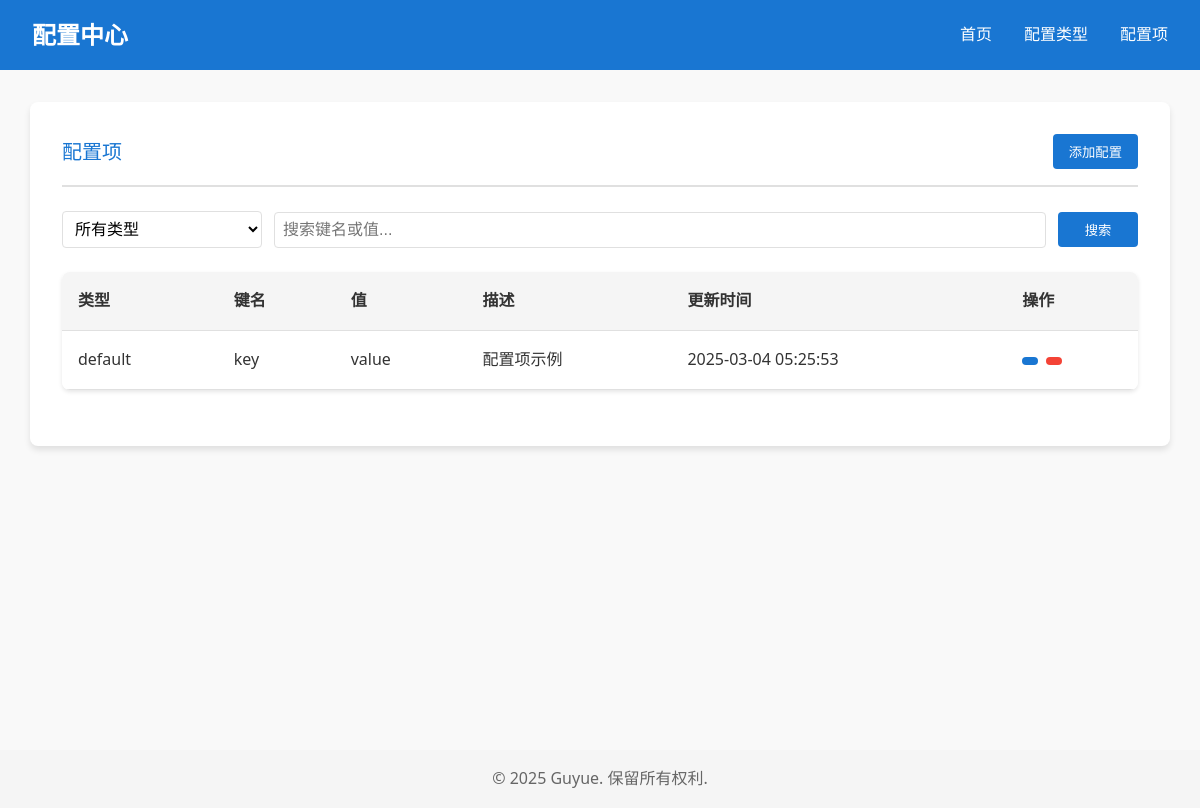
Screenshot of /page/configs with the database file from the repository.
### app/models/config.py (models this page shows, shortened)
class Config(Base):
    __tablename__ = "configs"
    config_id = Column(Integer, primary_key=True, index=True, autoincrement=True)
    type_id = Column(Integer, ForeignKey("types.type_id"), nullable=False)
    key = Column(String, index=True, nullable=False)
    value = Column(String, nullable=False)
    key_description = Column(String, nullable=True)
    created_at = Column(DateTime, default=func.now())
    updated_at = Column(DateTime, default=func.now(), onupdate=func.now())
    type = relationship("Type", back_populates="configs")
    __table_args__ = (
        UniqueConstraint('type_id', 'key', name='uix_type_key'),
    )

### app/models/type.py (models this page shows, shortened)
class Type(Base):
    __tablename__ = "types"
    type_id = Column(Integer, primary_key=True, index=True, autoincrement=True)
    type_name = Column(String, unique=True, index=True, nullable=False)
    description = Column(String, nullable=True)
    created_at = Column(DateTime, default=func.now())
    configs = relationship("Config", back_populates="type", cascade="all, delete-orphan")

### app/api/pages.py (the view)
@page_router.get("/configs", response_class=HTMLResponse)
async def configs_page(
    request: Request,
    type_name: Optional[str] = None,
    key: Optional[str] = None,
    value: Optional[str] = None,
    db: AsyncSession = Depends(get_db)
):
    query = select(Config, Type).join(Type)
    if type_name:
        query = query.where(Type.type_name.contains(type_name))
    if key:
        query = query.where(Config.key.contains(key))
    if value:
        query = query.where(Config.value.contains(value))
    result = await db.execute(query)
    rows = result.all()
    configs = [{
        "config_id": row[0].config_id,
        "key": row[0].key,
        "value": row[0].value,
        "key_description": row[0].key_description,
        "created_at": row[0].created_at,
        "updated_at": row[0].updated_at,
        "type": {
            "type_name": row[1].type_name
        }
    } for row in rows]
    types_result = await db.execute(select(Type))
    types = types_result.scalars().all()
    return templates.TemplateResponse(
        "configs.html",
        {
            "request": request,
            "configs": configs,
            "types": types,
            "current_type": type_name
        }
    )

### app/templates/configs.html (shortened to what this page needs)
{% extends "base.html" %}
{% block content %}
<div class="container">
    <div class="card">
        <div class="card-header">
            <h1 class="card-title">配置项</h1>
            <button class="btn btn-primary" onclick="showAddConfigModal()">添加配置</button>
        </div>
        <div class="card-body">
            <div class="search-container">
                <form class="search-box" action="/page/configs" method="get">
                    <select name="type_name" class="form-control" onchange="this.form.submit()">
                        <option value="">所有类型</option>
                    </select>
                    <input type="text" name="search" class="form-control search-input" placeholder="搜索键名或值..." value="{{ request.query_params.get('search', '') }}">
                    <button type="submit" class="btn btn-primary">搜索</button>
                </form>
            </div>
            <div class="table-container">
                <table>
                    <thead>
                        <tr>
                            <th>类型</th>
                            <th>键名</th>
                            <th>值</th>
                            <th>描述</th>
                            <th>更新时间</th>
                            <th class="text-end">操作</th>
                        </tr>
                    </thead>
                    <tbody>
                        {% for config in configs %}
                        <tr>
                            <td>{{ config.type.type_name }}</td>
                            <td style="font-weight: 500;">{{ config.key }}</td>
                            <td style="font-weight: 500;">{{ config.value }}</td>
                            <td>{{ config.key_description }}</td>
                            <td>{{ config.updated_at.strftime('%Y-%m-%d %H:%M:%S') }}</td>
                            <td class="text-end">
                                <div class="btn-group">
                                    <button class="btn btn-sm btn-primary" data-bs-toggle="tooltip" title="编辑" onclick="showEditConfigModal('{{ config.type.type_name }}', '{{ config.key }}', '{{ config.value }}', '{{ config.key_description }}')">
                                    </button>
                                    <button class="btn btn-sm btn-danger" data-bs-toggle="tooltip" title="删除" onclick="confirmDeleteConfig('{{ config.type.type_name }}', '{{ config.key }}')">
                                    </button>
                                </div>
                            </td>
                        </tr>
                        {% endfor %}
                    </tbody>
                </table>
            </div>
        </div>
    </div>
</div>
{% endblock %}

### app/static/css/style.css (style rules this page uses)
:root { --primary-color: #1976d2; --primary-light: #63a4ff; --primary-dark: #004ba0; --secondary-color: #f5f5f5; --text-color: #333; --text-light: #666; --border-color: #e0e0e0; --success-color: #4caf50; --warning-color: #ff9800; --danger-color: #f44336; }
* { margin: 0; padding: 0; box-sizing: border-box; }
body { font-family: 'Segoe UI', Tahoma, Geneva, Verdana, sans-serif; line-height: 1.6; color: var(--text-color); background-color: #f9f9f9; }
.container { max-width: 1200px; margin: 0 auto; padding: 0 15px; }
.card { background-color: white; border-radius: 8px; box-shadow: 0 4px 6px rgba(0, 0, 0, 0.1); padding: 2rem; margin-bottom: 2rem; transition: transform 0.2s, box-shadow 0.2s; }
.card-header { display: flex; justify-content: space-between; align-items: center; margin-bottom: 1.5rem; padding-bottom: 1rem; border-bottom: 2px solid var(--border-color); }
.card-title { font-size: 1.5rem; font-weight: 600; color: var(--primary-color); margin: 0; }
.card-title { font-size: 1.25rem; font-weight: 500; }
.table-container { overflow-x: auto; }
.table-container { overflow-x: auto; margin: 1.5rem 0; border-radius: 8px; box-shadow: 0 2px 4px rgba(0,0,0,0.1); }
table { width: 100%; border-collapse: separate; border-spacing: 0; background: white; }
th, td { padding: 1rem; text-align: left; border: none; border-bottom: 1px solid var(--border-color); }
th { font-weight: 600; background-color: var(--secondary-color); color: var(--text-color); }
.btn-group { display: inline-flex; gap: 0.5rem; }
.btn-group .btn { border-radius: 4px; }
.btn { display: inline-block; padding: 0.5rem 1rem; border-radius: 4px; font-weight: 500; text-align: center; cursor: pointer; transition: all 0.3s; border: none; }
.btn-primary { background-color: var(--primary-color); color: white; }
.btn-danger { background-color: var(--danger-color); color: white; }
.btn-sm { padding: 0.25rem 0.5rem; font-size: 0.875rem; }
.form-control { display: block; width: 100%; padding: 0.5rem; font-size: 1rem; border: 1px solid var(--border-color); border-radius: 4px; transition: border-color 0.3s; }
.search-container { margin-bottom: 1.5rem; width: 100%; }
.search-box { display: flex; gap: 0.75rem; flex-wrap: wrap; align-items: center; width: 100%; }
.search-box select { min-width: 120px; max-width: 180px; flex-shrink: 0; }
.search-input { flex: 1; min-width: 200px; }
.search-box .btn { flex-shrink: 0; white-space: nowrap; min-width: 80px; }
.search-box select { min-width: 150px; max-width: 200px; border-radius: 4px; border: 1px solid var(--border-color); padding: 0.5rem; background: white; }
.search-input { flex: 1; min-width: 200px; border-radius: 4px; border: 1px solid var(--border-color); padding: 0.5rem; transition: border-color 0.3s; }

### rows the page displays
Config: type.type_name "default", key "key", value "value", key_description "配置项示例", updated_at "2025-03-04 05:25:53"
